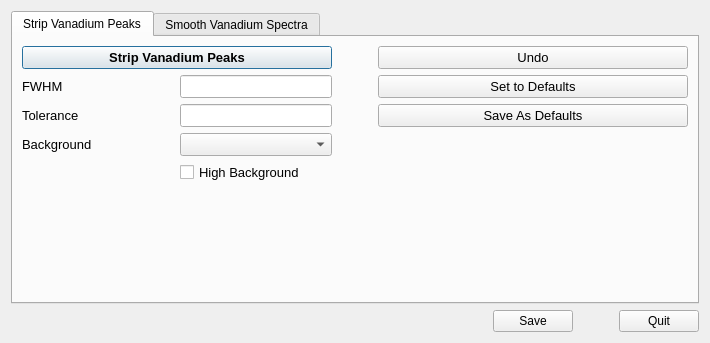
<?xml version="1.0" encoding="UTF-8"?>
<ui version="4.0">
 <class>Dialog</class>
 <widget class="QDialog" name="Dialog">
  <property name="geometry">
   <rect>
    <x>0</x>
    <y>0</y>
    <width>710</width>
    <height>343</height>
   </rect>
  </property>
  <property name="windowTitle">
   <string>Dialog</string>
  </property>
  <layout class="QVBoxLayout" name="verticalLayout_5">
   <item>
    <widget class="QTabWidget" name="tabWidget">
     <property name="currentIndex">
      <number>0</number>
     </property>
     <widget class="QWidget" name="tab">
      <attribute name="title">
       <string>Strip Vanadium Peaks</string>
      </attribute>
      <layout class="QHBoxLayout" name="horizontalLayout_2">
       <item>
        <layout class="QVBoxLayout" name="verticalLayout_4">
         <item>
          <widget class="QPushButton" name="pushButton">
           <property name="font">
            <font>
             <pointsize>10</pointsize>
             <weight>75</weight>
             <bold>true</bold>
            </font>
           </property>
           <property name="toolTip">
            <string>&lt;html&gt;&lt;head/&gt;&lt;body&gt;&lt;p&gt;api.StripVanadiumPeaks(InputWorkspace=van_run_ws_name,               &lt;/p&gt;&lt;p&gt;                                                OutputWorkspace=van_run_ws_name, &lt;/p&gt;&lt;p&gt;		  FWHM=self._vanPeakFWHM, &lt;/p&gt;&lt;p&gt;		  PeakPositionTolerance=VanadiumPeakTol.value, &lt;/p&gt;&lt;p&gt;		  BackgroundType=&amp;quot;Quadratic&amp;quot;,&lt;/p&gt;&lt;p&gt;		  HighBackground=True)&lt;/p&gt;&lt;/body&gt;&lt;/html&gt;</string>
           </property>
           <property name="text">
            <string>Strip Vanadium Peaks</string>
           </property>
          </widget>
         </item>
         <item>
          <layout class="QGridLayout" name="gridLayout">
           <item row="0" column="1">
            <widget class="QLineEdit" name="lineEdit">
             <property name="sizePolicy">
              <sizepolicy hsizetype="Preferred" vsizetype="Fixed">
               <horstretch>0</horstretch>
               <verstretch>0</verstretch>
              </sizepolicy>
             </property>
             <property name="font">
              <font>
               <pointsize>10</pointsize>
              </font>
             </property>
            </widget>
           </item>
           <item row="2" column="1">
            <widget class="QComboBox" name="comboBox">
             <property name="font">
              <font>
               <pointsize>10</pointsize>
              </font>
             </property>
            </widget>
           </item>
           <item row="1" column="0">
            <widget class="QLabel" name="label_3">
             <property name="font">
              <font>
               <pointsize>10</pointsize>
              </font>
             </property>
             <property name="text">
              <string>Tolerance</string>
             </property>
            </widget>
           </item>
           <item row="1" column="1">
            <widget class="QLineEdit" name="lineEdit_2">
             <property name="sizePolicy">
              <sizepolicy hsizetype="Preferred" vsizetype="Fixed">
               <horstretch>0</horstretch>
               <verstretch>0</verstretch>
              </sizepolicy>
             </property>
             <property name="font">
              <font>
               <pointsize>10</pointsize>
              </font>
             </property>
             <property name="toolTip">
              <string>&lt;html&gt;&lt;head/&gt;&lt;body&gt;&lt;p&gt;Peak position tolerance&lt;/p&gt;&lt;/body&gt;&lt;/html&gt;</string>
             </property>
            </widget>
           </item>
           <item row="0" column="0">
            <widget class="QLabel" name="label_2">
             <property name="font">
              <font>
               <pointsize>10</pointsize>
              </font>
             </property>
             <property name="text">
              <string>FWHM</string>
             </property>
            </widget>
           </item>
           <item row="2" column="0">
            <widget class="QLabel" name="label_4">
             <property name="font">
              <font>
               <pointsize>10</pointsize>
              </font>
             </property>
             <property name="text">
              <string>Background</string>
             </property>
            </widget>
           </item>
           <item row="3" column="1">
            <widget class="QCheckBox" name="checkBox">
             <property name="font">
              <font>
               <pointsize>10</pointsize>
              </font>
             </property>
             <property name="text">
              <string>High Background</string>
             </property>
            </widget>
           </item>
           <item row="4" column="1">
            <spacer name="verticalSpacer_2">
             <property name="orientation">
              <enum>Qt::Vertical</enum>
             </property>
             <property name="sizeHint" stdset="0">
              <size>
               <width>20</width>
               <height>40</height>
              </size>
             </property>
            </spacer>
           </item>
          </layout>
         </item>
        </layout>
       </item>
       <item>
        <spacer name="horizontalSpacer_3">
         <property name="orientation">
          <enum>Qt::Horizontal</enum>
         </property>
         <property name="sizeType">
          <enum>QSizePolicy::Ignored</enum>
         </property>
         <property name="sizeHint" stdset="0">
          <size>
           <width>40</width>
           <height>20</height>
          </size>
         </property>
        </spacer>
       </item>
       <item>
        <layout class="QVBoxLayout" name="verticalLayout_3">
         <item>
          <widget class="QPushButton" name="pushButton_2">
           <property name="font">
            <font>
             <pointsize>10</pointsize>
            </font>
           </property>
           <property name="text">
            <string>Undo</string>
           </property>
          </widget>
         </item>
         <item>
          <widget class="QPushButton" name="pushButton_4">
           <property name="font">
            <font>
             <pointsize>10</pointsize>
            </font>
           </property>
           <property name="text">
            <string>Set to Defaults</string>
           </property>
          </widget>
         </item>
         <item>
          <widget class="QPushButton" name="pushButton_3">
           <property name="font">
            <font>
             <pointsize>10</pointsize>
            </font>
           </property>
           <property name="text">
            <string>Save As Defaults</string>
           </property>
          </widget>
         </item>
         <item>
          <spacer name="verticalSpacer_3">
           <property name="orientation">
            <enum>Qt::Vertical</enum>
           </property>
           <property name="sizeHint" stdset="0">
            <size>
             <width>20</width>
             <height>40</height>
            </size>
           </property>
          </spacer>
         </item>
        </layout>
       </item>
      </layout>
     </widget>
     <widget class="QWidget" name="tab_2">
      <attribute name="title">
       <string>Smooth Vanadium Spectra</string>
      </attribute>
      <layout class="QHBoxLayout" name="horizontalLayout">
       <item>
        <layout class="QVBoxLayout" name="verticalLayout_2">
         <item>
          <widget class="QPushButton" name="pushButton_5">
           <property name="font">
            <font>
             <pointsize>10</pointsize>
            </font>
           </property>
           <property name="toolTip">
            <string>&lt;html&gt;&lt;head/&gt;&lt;body&gt;&lt;p&gt;            # convert unit to T.O.F., smooth vanadium, reset uncertainties and make sure the unit is TOF&lt;/p&gt;&lt;p&gt;            api.ConvertUnits(InputWorkspace=van_run_ws_name,&lt;/p&gt;&lt;p&gt;                             OutputWorkspace=van_run_ws_name,&lt;/p&gt;&lt;p&gt;                             Target=&amp;quot;TOF&amp;quot;)&lt;/p&gt;&lt;p&gt;            api.FFTSmooth(InputWorkspace=van_run_ws_name,&lt;/p&gt;&lt;p&gt;                          OutputWorkspace=van_run_ws_name,&lt;/p&gt;&lt;p&gt;                          Filter=&amp;quot;Butterworth&amp;quot;,&lt;/p&gt;&lt;p&gt;                          Params=self._vanSmoothing,&lt;/p&gt;&lt;p&gt;                          IgnoreXBins=True,&lt;/p&gt;&lt;p&gt;                          AllSpectra=True)&lt;/p&gt;&lt;p&gt;            api.SetUncertainties(InputWorkspace=van_run_ws_name, OutputWorkspace=van_run_ws_name)&lt;/p&gt;&lt;p&gt;            api.ConvertUnits(InputWorkspace=van_run_ws_name,&lt;/p&gt;&lt;p&gt;                             OutputWorkspace=van_run_ws_name,&lt;/p&gt;&lt;p&gt;                             Target=&amp;quot;TOF&amp;quot;)&lt;/p&gt;&lt;/body&gt;&lt;/html&gt;</string>
           </property>
           <property name="text">
            <string>Smooth</string>
           </property>
          </widget>
         </item>
         <item>
          <layout class="QGridLayout" name="gridLayout_2">
           <item row="2" column="0">
            <widget class="QLabel" name="label_6">
             <property name="font">
              <font>
               <pointsize>10</pointsize>
              </font>
             </property>
             <property name="text">
              <string>n</string>
             </property>
            </widget>
           </item>
           <item row="0" column="1">
            <widget class="QComboBox" name="comboBox_2">
             <property name="font">
              <font>
               <pointsize>10</pointsize>
              </font>
             </property>
            </widget>
           </item>
           <item row="3" column="1">
            <widget class="QSlider" name="horizontalSlider">
             <property name="sizePolicy">
              <sizepolicy hsizetype="Preferred" vsizetype="Fixed">
               <horstretch>0</horstretch>
               <verstretch>0</verstretch>
              </sizepolicy>
             </property>
             <property name="font">
              <font>
               <pointsize>10</pointsize>
              </font>
             </property>
             <property name="orientation">
              <enum>Qt::Horizontal</enum>
             </property>
            </widget>
           </item>
           <item row="5" column="1">
            <widget class="QSlider" name="horizontalSlider_2">
             <property name="sizePolicy">
              <sizepolicy hsizetype="Preferred" vsizetype="Fixed">
               <horstretch>0</horstretch>
               <verstretch>0</verstretch>
              </sizepolicy>
             </property>
             <property name="font">
              <font>
               <pointsize>10</pointsize>
              </font>
             </property>
             <property name="orientation">
              <enum>Qt::Horizontal</enum>
             </property>
            </widget>
           </item>
           <item row="4" column="1">
            <widget class="QLineEdit" name="lineEdit_4">
             <property name="sizePolicy">
              <sizepolicy hsizetype="Expanding" vsizetype="Fixed">
               <horstretch>0</horstretch>
               <verstretch>0</verstretch>
              </sizepolicy>
             </property>
             <property name="font">
              <font>
               <pointsize>10</pointsize>
              </font>
             </property>
            </widget>
           </item>
           <item row="2" column="1">
            <widget class="QLineEdit" name="lineEdit_3">
             <property name="sizePolicy">
              <sizepolicy hsizetype="Expanding" vsizetype="Fixed">
               <horstretch>0</horstretch>
               <verstretch>0</verstretch>
              </sizepolicy>
             </property>
             <property name="font">
              <font>
               <pointsize>10</pointsize>
              </font>
             </property>
            </widget>
           </item>
           <item row="4" column="0">
            <widget class="QLabel" name="label_7">
             <property name="font">
              <font>
               <pointsize>10</pointsize>
              </font>
             </property>
             <property name="text">
              <string>order</string>
             </property>
            </widget>
           </item>
           <item row="0" column="0">
            <widget class="QLabel" name="label_5">
             <property name="font">
              <font>
               <pointsize>10</pointsize>
              </font>
             </property>
             <property name="text">
              <string>Filter</string>
             </property>
            </widget>
           </item>
           <item row="1" column="1">
            <widget class="QCheckBox" name="checkBox_2">
             <property name="font">
              <font>
               <pointsize>10</pointsize>
              </font>
             </property>
             <property name="text">
              <string>Interactive Parameters</string>
             </property>
            </widget>
           </item>
           <item row="6" column="1">
            <spacer name="verticalSpacer_4">
             <property name="orientation">
              <enum>Qt::Vertical</enum>
             </property>
             <property name="sizeHint" stdset="0">
              <size>
               <width>20</width>
               <height>40</height>
              </size>
             </property>
            </spacer>
           </item>
          </layout>
         </item>
        </layout>
       </item>
       <item>
        <spacer name="horizontalSpacer_4">
         <property name="orientation">
          <enum>Qt::Horizontal</enum>
         </property>
         <property name="sizeType">
          <enum>QSizePolicy::Ignored</enum>
         </property>
         <property name="sizeHint" stdset="0">
          <size>
           <width>40</width>
           <height>20</height>
          </size>
         </property>
        </spacer>
       </item>
       <item>
        <layout class="QVBoxLayout" name="verticalLayout">
         <item>
          <widget class="QPushButton" name="pushButton_7">
           <property name="text">
            <string>Undo</string>
           </property>
          </widget>
         </item>
         <item>
          <widget class="QPushButton" name="pushButton_6">
           <property name="font">
            <font>
             <pointsize>10</pointsize>
            </font>
           </property>
           <property name="text">
            <string>Set to Defaults</string>
           </property>
          </widget>
         </item>
         <item>
          <widget class="QPushButton" name="pushButton_8">
           <property name="font">
            <font>
             <pointsize>10</pointsize>
            </font>
           </property>
           <property name="text">
            <string>Save as Defaults</string>
           </property>
          </widget>
         </item>
         <item>
          <widget class="QGroupBox" name="groupBox">
           <property name="font">
            <font>
             <pointsize>10</pointsize>
            </font>
           </property>
           <property name="title">
            <string>Sliders' Ranges</string>
           </property>
           <layout class="QGridLayout" name="gridLayout_3">
            <item row="1" column="2">
             <widget class="QPushButton" name="pushButton_11">
              <property name="text">
               <string>set</string>
              </property>
             </widget>
            </item>
            <item row="3" column="2">
             <widget class="QPushButton" name="pushButton_12">
              <property name="text">
               <string>set</string>
              </property>
             </widget>
            </item>
            <item row="3" column="0">
             <widget class="QLabel" name="label_8">
              <property name="text">
               <string>order</string>
              </property>
             </widget>
            </item>
            <item row="1" column="0">
             <widget class="QLabel" name="label">
              <property name="text">
               <string>n</string>
              </property>
             </widget>
            </item>
            <item row="3" column="1">
             <widget class="QLineEdit" name="lineEdit_6">
              <property name="sizePolicy">
               <sizepolicy hsizetype="Expanding" vsizetype="Fixed">
                <horstretch>0</horstretch>
                <verstretch>0</verstretch>
               </sizepolicy>
              </property>
              <property name="font">
               <font>
                <pointsize>10</pointsize>
               </font>
              </property>
             </widget>
            </item>
            <item row="1" column="1">
             <widget class="QLineEdit" name="lineEdit_5">
              <property name="sizePolicy">
               <sizepolicy hsizetype="Expanding" vsizetype="Fixed">
                <horstretch>0</horstretch>
                <verstretch>0</verstretch>
               </sizepolicy>
              </property>
              <property name="font">
               <font>
                <pointsize>10</pointsize>
               </font>
              </property>
             </widget>
            </item>
            <item row="2" column="1">
             <widget class="QLabel" name="label_9">
              <property name="text">
               <string/>
              </property>
             </widget>
            </item>
           </layout>
          </widget>
         </item>
         <item>
          <spacer name="verticalSpacer_5">
           <property name="orientation">
            <enum>Qt::Vertical</enum>
           </property>
           <property name="sizeHint" stdset="0">
            <size>
             <width>20</width>
             <height>40</height>
            </size>
           </property>
          </spacer>
         </item>
        </layout>
       </item>
      </layout>
     </widget>
    </widget>
   </item>
   <item>
    <layout class="QHBoxLayout" name="horizontalLayout_3">
     <item>
      <spacer name="horizontalSpacer">
       <property name="orientation">
        <enum>Qt::Horizontal</enum>
       </property>
       <property name="sizeHint" stdset="0">
        <size>
         <width>40</width>
         <height>20</height>
        </size>
       </property>
      </spacer>
     </item>
     <item>
      <widget class="QPushButton" name="pushButton_9">
       <property name="text">
        <string>Save</string>
       </property>
      </widget>
     </item>
     <item>
      <spacer name="horizontalSpacer_2">
       <property name="orientation">
        <enum>Qt::Horizontal</enum>
       </property>
       <property name="sizeType">
        <enum>QSizePolicy::Preferred</enum>
       </property>
       <property name="sizeHint" stdset="0">
        <size>
         <width>40</width>
         <height>20</height>
        </size>
       </property>
      </spacer>
     </item>
     <item>
      <widget class="QPushButton" name="pushButton_10">
       <property name="text">
        <string>Quit</string>
       </property>
      </widget>
     </item>
    </layout>
   </item>
  </layout>
 </widget>
 <resources/>
 <connections/>
</ui>
